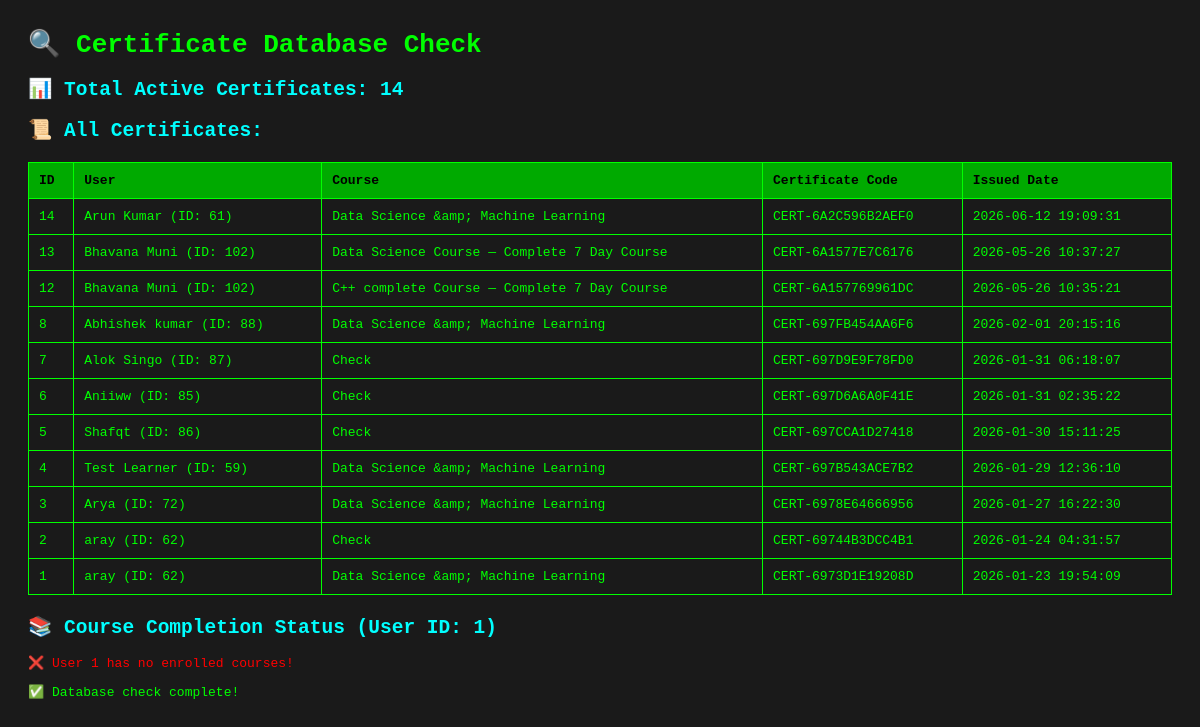
/test-certificate-check.php, run on the app's committed database.
### tables this page shows
CREATE TABLE `certificates` (
  `id` int(10) UNSIGNED NOT NULL,
  `user_id` int(10) UNSIGNED DEFAULT NULL,
  `student_name` varchar(255) DEFAULT NULL,
  `student_email` varchar(255) DEFAULT NULL,
  `course_id` int(10) UNSIGNED NOT NULL,
  `certificate_code` varchar(255) NOT NULL,
  `certificate_number` varchar(50) DEFAULT NULL,
  `verification_code` varchar(100) DEFAULT NULL,
  `issued_date` timestamp NULL DEFAULT current_timestamp(),
  `completed_date` timestamp NULL DEFAULT NULL,
  `pdf_path` varchar(255) DEFAULT NULL,
  `status` enum('active','revoked') DEFAULT 'active',
  `revoked` tinyint(1) DEFAULT 0,
  `revoked_at` datetime DEFAULT NULL
);

CREATE TABLE `users` (
  `id` int(10) UNSIGNED NOT NULL,
  `email` varchar(255) NOT NULL,
  `referral_code` varchar(20) DEFAULT NULL,
  `referred_by_code` varchar(20) DEFAULT NULL,
  `mobile` varchar(15) DEFAULT NULL,
  `password` varchar(255) NOT NULL,
  `name` varchar(255) NOT NULL,
  `avatar` varchar(255) DEFAULT NULL,
  `role` enum('admin','manager','learner') DEFAULT 'learner',
  `status` enum('active','suspended','banned') DEFAULT 'active',
  `email_verified` tinyint(1) DEFAULT 0,
  `email_verification_token` varchar(100) DEFAULT NULL,
  `email_verification_expires` datetime DEFAULT NULL,
  `verification_token` varchar(255) DEFAULT NULL,
  `reset_token` varchar(255) DEFAULT NULL,
  `reset_token_expires` datetime DEFAULT NULL,
  `last_login` datetime DEFAULT NULL,
  `created_at` timestamp NULL DEFAULT current_timestamp(),
  `updated_at` timestamp NULL DEFAULT current_timestamp() ON UPDATE current_timestamp()
);

CREATE TABLE `courses` (
  `id` int(10) UNSIGNED NOT NULL,
  `title` varchar(255) NOT NULL,
  `slug` varchar(255) NOT NULL,
  `description` text DEFAULT NULL,
  `cover_image` varchar(255) DEFAULT NULL,
  `icon` varchar(255) DEFAULT NULL,
  `preview_image` varchar(255) DEFAULT NULL,
  `price` decimal(10,2) DEFAULT 0.00,
  `status` enum('draft','published') DEFAULT 'draft',
  `created_by` int(10) UNSIGNED NOT NULL,
  `created_at` timestamp NULL DEFAULT current_timestamp(),
  `updated_at` timestamp NULL DEFAULT current_timestamp() ON UPDATE current_timestamp()
);

### test-certificate-check.php (the view, shortened to what this page needs)
<?php
$dbConfig = require __DIR__ . '/app/config/database.php';
$dsn = sprintf("mysql:host=%s;port=%s;dbname=%s;charset=%s",
    $dbConfig['host'], $dbConfig['port'], $dbConfig['database'], $dbConfig['charset']
);
try {
    $db = new PDO($dsn, $dbConfig['username'], $dbConfig['password'], $dbConfig['options']);
    $db->setAttribute(PDO::ATTR_ERRMODE, PDO::ERRMODE_EXCEPTION);
    echo "<h1>🔍 Certificate Database Check</h1>";
    $stmt = $db->query("SELECT COUNT(*) as total FROM certificates WHERE status = 'active'");
    $total = $stmt->fetch(PDO::FETCH_ASSOC);
    echo "<h2>📊 Total Active Certificates: " . $total['total'] . "</h2>";
    $stmt = $db->query("
        SELECT
            cert.id,
            cert.user_id,
            cert.course_id,
            cert.certificate_code,
            cert.certificate_number,
            cert.issued_date,
            u.name as user_name,
            c.title as course_title
        FROM certificates cert
        INNER JOIN users u ON cert.user_id = u.id
        INNER JOIN courses c ON cert.course_id = c.id
        WHERE cert.status = 'active'
        ORDER BY cert.issued_date DESC
    ");
    $certificates = $stmt->fetchAll(PDO::FETCH_ASSOC);
    if (empty($certificates)) {
        echo "<p class='error'>❌ No certificates found in database!</p>";
    } else {
        echo "<h2>📜 All Certificates:</h2>";
        echo "<table>";
        echo "<tr><th>ID</th><th>User</th><th>Course</th><th>Certificate Code</th><th>Issued Date</th></tr>";
        foreach ($certificates as $cert) {
            echo "<tr>";
            echo "<td>" . $cert['id'] . "</td>";
            echo "<td>" . htmlspecialchars($cert['user_name']) . " (ID: " . $cert['user_id'] . ")</td>";
            echo "<td>" . htmlspecialchars($cert['course_title']) . "</td>";
            echo "<td>" . htmlspecialchars($cert['certificate_code']) . "</td>";
            echo "<td>" . $cert['issued_date'] . "</td>";
            echo "</tr>";
        }
        echo "</table>";
    }
    echo "<h2>📚 Course Completion Status (User ID: 1)</h2>";
    $stmt = $db->prepare("
        SELECT
            c.id as course_id,
            c.title as course_title,
            COUNT(DISTINCT t.id) as total_topics,
            COUNT(DISTINCT CASE WHEN t.is_mandatory = 1 THEN t.id END) as mandatory_topics,
            COUNT(DISTINCT tp.topic_id) as completed_topics,
            COUNT(DISTINCT CASE WHEN t.is_mandatory = 1 AND tp.is_complete = 1 THEN tp.topic_id END) as completed_mandatory,
            (SELECT COUNT(*) FROM certificates WHERE user_id = 1 AND course_id = c.id AND status = 'active') as has_certificate
        FROM courses c
        LEFT JOIN chapters ch ON ch.course_id = c.id
        LEFT JOIN topics t ON t.chapter_id = ch.id
        LEFT JOIN topic_progress tp ON tp.topic_id = t.id AND tp.user_id = 1
        WHERE c.id IN (SELECT course_id FROM enrollments WHERE user_id = 1)
        GROUP BY c.id, c.title
    ");
    $stmt->execute();
    $courses = $stmt->fetchAll(PDO::FETCH_ASSOC);
    if (empty($courses)) {
        echo "<p class='error'>❌ User 1 has no enrolled courses!</p>";
    }
    echo "<p class='success'>✅ Database check complete!</p>";
} catch (PDOException $e) {
    echo "<p class='error'>❌ Database Error: " . $e->getMessage() . "</p>";
}
?>

### test-certificate-check.php (style rules this page uses)
table { border-collapse: collapse; width: 100%; margin: 20px 0; }
th, td { border: 1px solid #0f0; padding: 10px; text-align: left; }
th { background: #0a0; color: #000; }
h2 { color: #0ff; }
.error { color: #f00; }
.success { color: #0f0; }

### data on the page
certificates: id "14", user.name "Arun Kumar", user "61", course.title "Data Science &amp; Machine Learning", certificate_code "CERT-6A2C596B2AEF0", issued_date "2026-06-12 19:09:31"
certificates: id "13", user.name "Bhavana Muni", user "102", course.title "Data Science Course — Complete 7 Day Course", certificate_code "CERT-6A1577E7C6176", issued_date "2026-05-26 10:37:27"
certificates: id "12", user.name "Bhavana Muni", user "102", course.title "C++ complete Course — Complete 7 Day Course", certificate_code "CERT-6A157769961DC", issued_date "2026-05-26 10:35:21"
certificates: id "8", user.name "Abhishek kumar", user "88", course.title "Data Science &amp; Machine Learning", certificate_code "CERT-697FB454AA6F6", issued_date "2026-02-01 20:15:16"
certificates: id "7", user.name "Alok Singo", user "87", course.title "Check", certificate_code "CERT-697D9E9F78FD0", issued_date "2026-01-31 06:18:07"
certificates: id "6", user.name "Aniiww", user "85", course.title "Check", certificate_code "CERT-697D6A6A0F41E", issued_date "2026-01-31 02:35:22"
certificates: id "5", user.name "Shafqt", user "86", course.title "Check", certificate_code "CERT-697CCA1D27418", issued_date "2026-01-30 15:11:25"
certificates: id "4", user.name "Test Learner", user "59", course.title "Data Science &amp; Machine Learning", certificate_code "CERT-697B543ACE7B2", issued_date "2026-01-29 12:36:10"
certificates: id "3", user.name "Arya", user "72", course.title "Data Science &amp; Machine Learning", certificate_code "CERT-6978E64666956", issued_date "2026-01-27 16:22:30"
certificates: id "2", user.name "aray", user "62", course.title "Check", certificate_code "CERT-69744B3DCC4B1", issued_date "2026-01-24 04:31:57"
certificates: id "1", user.name "aray", user "62", course.title "Data Science &amp; Machine Learning", certificate_code "CERT-6973D1E19208D", issued_date "2026-01-23 19:54:09"

### other printed values
$total['total'] "14"
